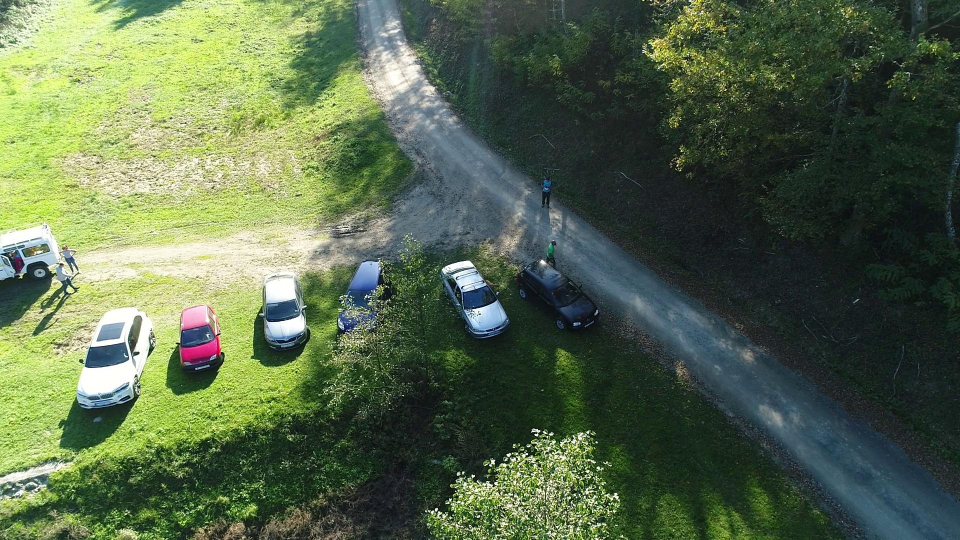
#> input picture dataset/images/train/gss1031_jpg.rf.8e55af7de5383078887f05fbde0df4a4.jpg, 1920 x 1080 px (shown at 1/2 size)
$ python rotate_image.py
#> lines starting #> are read from the running program, lines starting #| are printed output that depends on the picture
import os
import random
import cv2
import numpy as np
from pathlib import Path
import shutil

# [70 lines left out: functions rotate_point, rotate_yolo_annotation, not called in this run]

def process_image_and_annotation(image_path, label_path, output_image_path, output_label_path, angle):
    """Process both image and its annotation file"""
#> called with angle = 7.74
    # Read and rotate image
    img = cv2.imread(str(image_path))
#> img is the input picture: shape (1080, 1920, 3); mean B, G, R 75.2, 103.7, 87.1
    height, width = img.shape[:2]
#> height = 1080; width = 1920
    center = (width // 2, height // 2)
#> center = (960, 540)
    rotation_matrix = cv2.getRotationMatrix2D(center, angle, 1.0)
    rotated_img = cv2.warpAffine(img, rotation_matrix, (width, height))
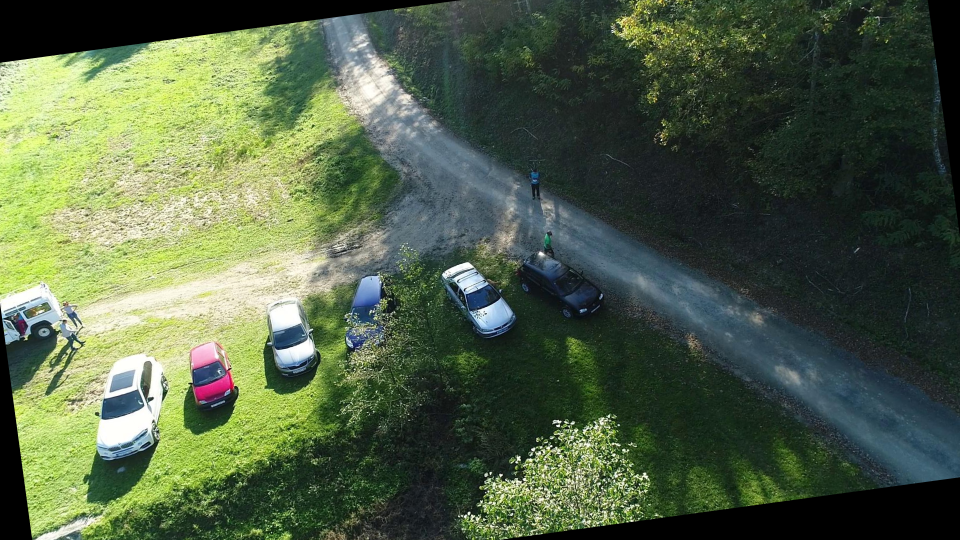
#> rotated_img: shape (1080, 1920, 3) (shown at 1/2 size); mean B, G, R 70.7, 96.9, 81.7

    # Process annotation file if it exists
    if os.path.exists(label_path):
        print("path exist");
        with open(label_path, 'r') as f:
            annotations = f.readlines()

        rotated_annotations = []
        for ann in annotations:
            # Convert string annotation to list of floats
            ann_parts = list(map(float, ann.strip().split()))
            # Rotate annotation
            rotated_ann = rotate_yolo_annotation(ann_parts, angle)
            # Convert back to string format
            rotated_annotations.append(' '.join(map(str, rotated_ann)))

        # Write rotated annotations
        with open(output_label_path, 'w') as f:
            f.write('\n'.join(rotated_annotations))

    # Save rotated image
    cv2.imwrite(str(output_image_path), rotated_img)

def main():
    # Set paths
    current_file = Path(__file__).resolve()
    project_root = current_file.parent.parent
    dataset_root = project_root / 'dataset'
    images_dir = dataset_root / 'images' / 'train'
    labels_dir = dataset_root / 'labels' / 'train'

    print(f"Looking for images in: {images_dir.absolute()}")

    # Check if directory exists
    if not images_dir.exists():
        print(f"Error: Images directory does not exist: {images_dir.absolute()}")
        return

    # Create output directories
    output_base = dataset_root / 'images' / 'train_rotated'
    output_labels_base = dataset_root / 'labels' / 'train_rotated'

    # Remove old directories if they exist
    if output_base.exists():
        print(f"Removing existing output directory: {output_base}")
        shutil.rmtree(output_base)
    if output_labels_base.exists():
        print(f"Removing existing output directory: {output_labels_base}")
        shutil.rmtree(output_labels_base)

    # Create fresh directories
    print("Creating new output directories...")
    output_base.mkdir(parents=True, exist_ok=True)
    output_labels_base.mkdir(parents=True, exist_ok=True)

    # Get list of all images
    image_files = list(images_dir.glob('*.jpg'))
    print(f"Found {len(image_files)} .jpg files")

    # Randomly select 200 images
    selected_images = random.sample(image_files, min(350, len(image_files)))
    print(selected_images);

    # Process each selected image
    for img_path in selected_images:
        # Get corresponding label path
        label_path = labels_dir / f"{img_path.stem}.txt"

        # Generate random angle between -15 and +15 degrees
        angle = random.uniform(-15, 15)

        # Create output paths
        output_image_path = output_base / f"{img_path.stem}_rot{angle}.jpg"
        output_label_path = output_labels_base / f"{img_path.stem}_rot{angle}.txt"

        # Process the image and its annotation
        process_image_and_annotation(
            img_path,
            label_path,
            output_image_path,
            output_label_path,
            angle
        )
        print(f"Processed {img_path.name} with {angle}° rotation")

if __name__ == "__main__":
    main()
    print("FINI")

$ run again, on dataset/images/train/gss1058_jpg.rf.2c784e0284ae5e2cc033751558ac3356.jpg
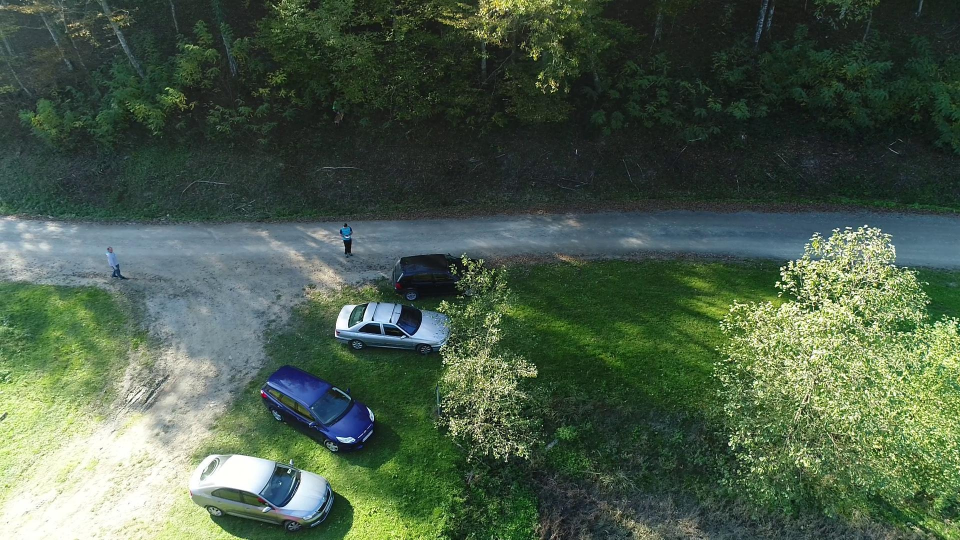
#> input picture dataset/images/train/gss1058_jpg.rf.2c784e0284ae5e2cc033751558ac3356.jpg, 1920 x 1080 px (shown at 1/2 size)
#> in process_image_and_annotation, img is the input picture: shape (1080, 1920, 3); mean B, G, R 73.1, 92, 74
#> in process_image_and_annotation, `rotated_img = cv2.warpAffine(img, rotation_matrix, (width, height))`:
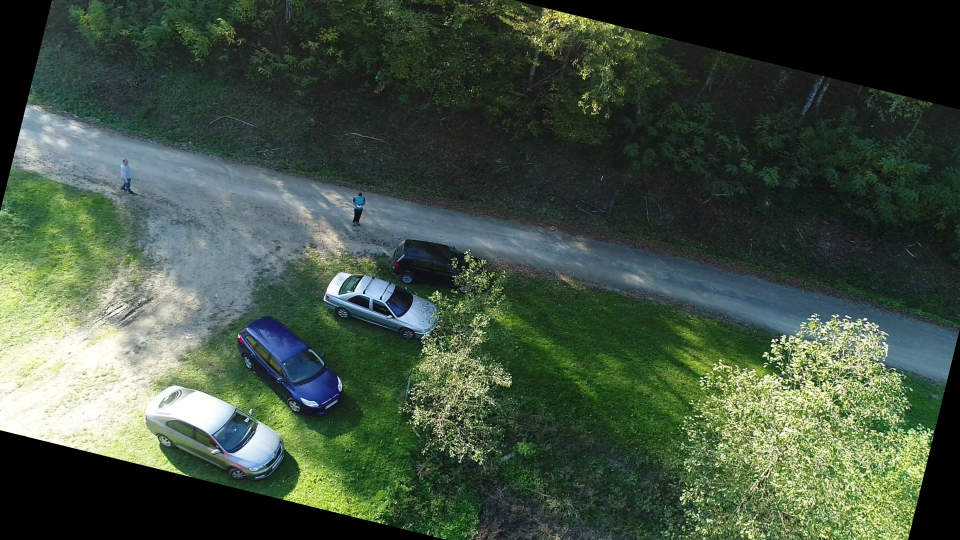
#> rotated_img: shape (1080, 1920, 3) (shown at 1/2 size); mean B, G, R 65, 81.4, 65.5

$ run again, on dataset/images/train/gss1074_jpg.rf.ba181d6f2989689666f483558414cd85.jpg
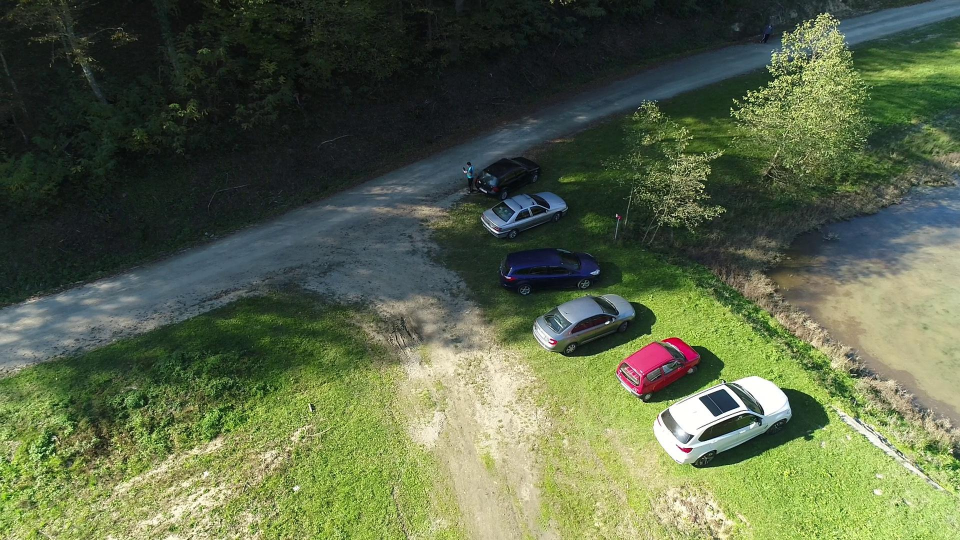
#> input picture dataset/images/train/gss1074_jpg.rf.ba181d6f2989689666f483558414cd85.jpg, 1920 x 1080 px (shown at 1/2 size)
#> in process_image_and_annotation, img is the input picture: shape (1080, 1920, 3); mean B, G, R 72.1, 101.2, 89.7
#> in process_image_and_annotation, `rotated_img = cv2.warpAffine(img, rotation_matrix, (width, height))`:
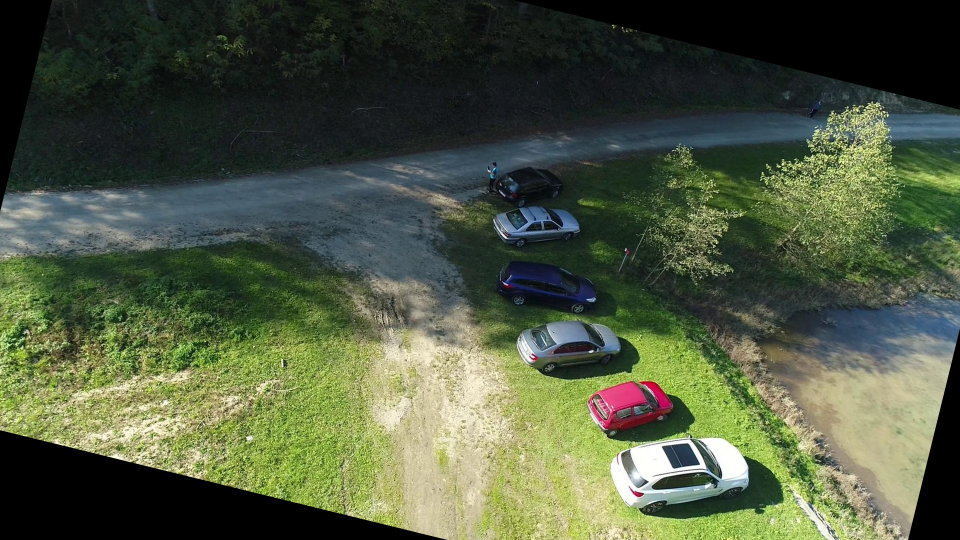
#> rotated_img: shape (1080, 1920, 3) (shown at 1/2 size); mean B, G, R 63.9, 87.6, 77.9
